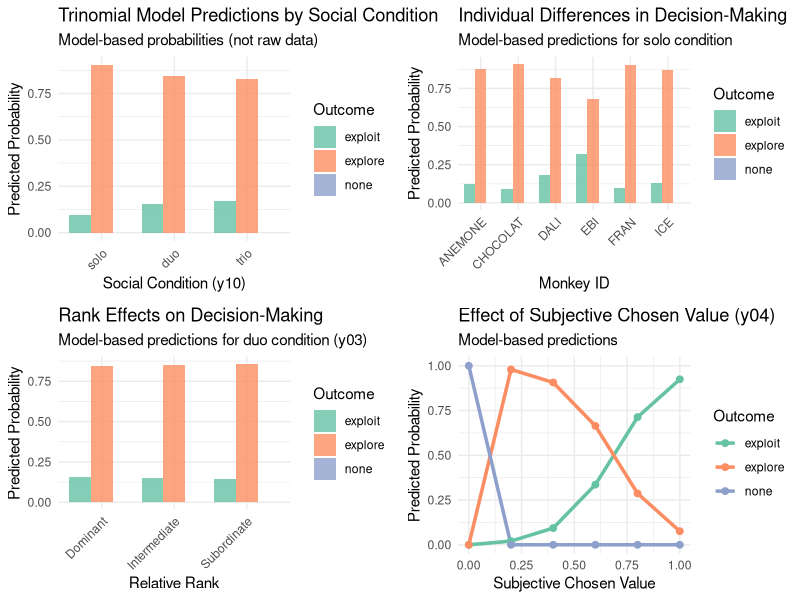

Write R code to recreate this figure.
# CORRECT TRINOMIAL MODEL FOR PRIMATE DECISION-MAKING
# Using user's exact variable specifications with nnet package

# Load required libraries
library(nnet)
library(dplyr)
library(ggplot2)
library(tidyr)
library(broom)
library(gridExtra)

# Read the data
data <- read.csv("Explore Exploit Dataset.csv", stringsAsFactors = FALSE)

# Clean and prepare the data according to user specifications
data_clean <- data %>%
  # Remove rows with missing essential data
  filter(!is.na(OUTCOME) & !is.na(monkey) & !is.na(CONDITION)) %>%
  
  # Create the correct variable assignments as specified by user:
  mutate(
    # y10 = CONDITION (column 5) - social context
    y10 = factor(CONDITION, levels = c("solo", "duo", "trio")),
    
    # y02 = PAIRED_WITH (column 6) - partner information  
    y02 = PAIRED_WITH,
    
    # y03 = RELATIVE_RANK (column 7) - relative rank within context
    y03 = as.numeric(RELATIVE_RANK),
    
    # y04 = SUBJECTIVE_CHOSEN_VALUE (column 11) - subjective value of chosen option
    y04 = as.numeric(SUBJECTIVE_CHOSEN_VALUE),
    
    # y05 = subjective_exploit (column 12) - visible exploit value
    y05 = as.numeric(subjective_exploit),
    
    # y06 = expected_explore (column 17) - expectation for explore value
    y06 = as.numeric(expected_explore),
    
    # Outcome variable - ternary (explore/exploit/none)
    outcome_ternary = case_when(
      grepl("explore", OUTCOME, ignore.case = TRUE) ~ "explore",
      grepl("exploit", OUTCOME, ignore.case = TRUE) ~ "exploit",
      OUTCOME %in% c("none", "NONE", "stop") ~ "none",
      TRUE ~ "other"
    ),
    
    # Grouping factors
    monkey_id = factor(monkey),
    block_id = factor(BLOCK_No),
    trial_num = as.numeric(TRIAL_NUM)
  ) %>%
  
  # Remove rows where outcome couldn't be classified
  filter(outcome_ternary != "other") %>%
  
  # Ensure factors are properly set
  mutate(
    outcome_ternary = factor(outcome_ternary, levels = c("exploit", "explore", "none")),
    monkey_id = factor(monkey_id),
    y10 = factor(y10, levels = c("solo", "duo", "trio"))
  )

# Check the data structure
cat("=== DATA SUMMARY ===\n")
cat("Total observations:", nrow(data_clean), "\n")
cat("Outcome distribution:\n")
print(table(data_clean$outcome_ternary))
cat("\nMonkey distribution:\n")
print(table(data_clean$monkey_id))
cat("\nCondition distribution:\n")
print(table(data_clean$y10))

# Check for missing values in key variables
missing_check <- data_clean %>%
  summarise(
    y03_missing = sum(is.na(y03)),
    y04_missing = sum(is.na(y04)),
    y05_missing = sum(is.na(y05)),
    y06_missing = sum(is.na(y06))
  )
cat("\nMissing values check:\n")
print(missing_check)

# Remove rows with missing predictor values
data_final <- data_clean %>%
  filter(!is.na(y03) & !is.na(y04) & !is.na(y05) & !is.na(y06))

cat("\nFinal dataset size:", nrow(data_final), "\n")

# Print variable descriptions
cat("\n=== VARIABLE DEFINITIONS ===\n")
cat("y10 = CONDITION (social context: solo/duo/trio)\n")
cat("y02 = PAIRED_WITH (partner information)\n") 
cat("y03 = RELATIVE_RANK (rank within social context: 1=dominant, 2=middle, 3=subordinate)\n")
cat("y04 = SUBJECTIVE_CHOSEN_VALUE (subjective value of the choice made)\n")
cat("y05 = subjective_exploit (visible value of exploit option)\n")
cat("y06 = expected_explore (running expectation for explore value)\n")
cat("Outcome = ternary choice (exploit/explore/none)\n")

# TRINOMIAL LOGISTIC REGRESSION MODEL
cat("\n=== FITTING TRINOMIAL MODEL ===\n")

# Fit the multinomial model with exploit as reference category
model_trinomial <- multinom(
  outcome_ternary ~ y10 + y03 + y04 + y05 + y06 + monkey_id,
  data = data_final,
  trace = FALSE
)

# Model summary
cat("\nModel Summary:\n")
print(summary(model_trinomial))

# Calculate z-values and p-values
z_values <- summary(model_trinomial)$coefficients / summary(model_trinomial)$standard.errors
p_values <- (1 - pnorm(abs(z_values))) * 2

cat("\nZ-values:\n")
print(z_values)
cat("\nP-values:\n")
print(p_values)

# Calculate AIC
cat("\nModel AIC:", AIC(model_trinomial), "\n")

# GENERATE PREDICTIONS FOR VISUALIZATION
# Create prediction dataset for social conditions
pred_data <- expand.grid(
  y10 = factor(c("solo", "duo", "trio"), levels = c("solo", "duo", "trio")),
  y03 = mean(data_final$y03, na.rm = TRUE),
  y04 = mean(data_final$y04, na.rm = TRUE),
  y05 = mean(data_final$y05, na.rm = TRUE), 
  y06 = mean(data_final$y06, na.rm = TRUE),
  monkey_id = factor("FRAN", levels = levels(data_final$monkey_id))
)

# Generate predictions
predictions <- predict(model_trinomial, newdata = pred_data, type = "probs")
pred_df <- data.frame(
  condition = pred_data$y10,
  exploit = predictions[, "exploit"],
  explore = predictions[, "explore"],
  none = predictions[, "none"]
)

# Reshape for plotting
pred_long <- pred_df %>%
  pivot_longer(cols = c(exploit, explore, none), 
               names_to = "outcome", values_to = "probability")

# Plot 1: Social condition effects
p1 <- ggplot(pred_long, aes(x = condition, y = probability, fill = outcome)) +
  geom_col(position = "dodge", alpha = 0.8) +
  labs(
    title = "Trinomial Model Predictions by Social Condition",
    subtitle = "Model-based probabilities (not raw data)",
    x = "Social Condition (y10)", 
    y = "Predicted Probability",
    fill = "Outcome"
  ) +
  theme_minimal() +
  scale_fill_brewer(type = "qual", palette = "Set2") +
  theme(axis.text.x = element_text(angle = 45, hjust = 1))

# Predictions by monkey
pred_monkey <- expand.grid(
  y10 = factor("solo", levels = c("solo", "duo", "trio")),
  y03 = mean(data_final$y03, na.rm = TRUE),
  y04 = mean(data_final$y04, na.rm = TRUE),
  y05 = mean(data_final$y05, na.rm = TRUE),
  y06 = mean(data_final$y06, na.rm = TRUE),
  monkey_id = levels(data_final$monkey_id)
)

pred_monkey_probs <- predict(model_trinomial, newdata = pred_monkey, type = "probs")
pred_monkey_df <- data.frame(
  monkey = pred_monkey$monkey_id,
  exploit = pred_monkey_probs[, "exploit"],
  explore = pred_monkey_probs[, "explore"], 
  none = pred_monkey_probs[, "none"]
)

pred_monkey_long <- pred_monkey_df %>%
  pivot_longer(cols = c(exploit, explore, none),
               names_to = "outcome", values_to = "probability")

# Plot 2: Individual differences
p2 <- ggplot(pred_monkey_long, aes(x = monkey, y = probability, fill = outcome)) +
  geom_col(position = "dodge", alpha = 0.8) +
  labs(
    title = "Individual Differences in Decision-Making",
    subtitle = "Model-based predictions for solo condition",
    x = "Monkey ID",
    y = "Predicted Probability", 
    fill = "Outcome"
  ) +
  theme_minimal() +
  scale_fill_brewer(type = "qual", palette = "Set2") +
  theme(axis.text.x = element_text(angle = 45, hjust = 1))

# Predictions by rank
pred_rank <- expand.grid(
  y10 = factor("duo", levels = c("solo", "duo", "trio")),
  y03 = c(1, 2, 3),  # Dominant, intermediate, subordinate
  y04 = mean(data_final$y04, na.rm = TRUE),
  y05 = mean(data_final$y05, na.rm = TRUE),
  y06 = mean(data_final$y06, na.rm = TRUE),
  monkey_id = factor("FRAN", levels = levels(data_final$monkey_id))
)

pred_rank_probs <- predict(model_trinomial, newdata = pred_rank, type = "probs")
pred_rank_df <- data.frame(
  rank = factor(c("Dominant", "Intermediate", "Subordinate"), 
                levels = c("Dominant", "Intermediate", "Subordinate")),
  exploit = pred_rank_probs[, "exploit"],
  explore = pred_rank_probs[, "explore"],
  none = pred_rank_probs[, "none"]
)

pred_rank_long <- pred_rank_df %>%
  pivot_longer(cols = c(exploit, explore, none),
               names_to = "outcome", values_to = "probability")

# Plot 3: Rank effects
p3 <- ggplot(pred_rank_long, aes(x = rank, y = probability, fill = outcome)) +
  geom_col(position = "dodge", alpha = 0.8) +
  labs(
    title = "Rank Effects on Decision-Making",
    subtitle = "Model-based predictions for duo condition (y03)",
    x = "Relative Rank",
    y = "Predicted Probability",
    fill = "Outcome"
  ) +
  theme_minimal() +
  scale_fill_brewer(type = "qual", palette = "Set2") +
  theme(axis.text.x = element_text(angle = 45, hjust = 1))

# Predictions by subjective values
value_range <- seq(0, 1, by = 0.2)
pred_values <- expand.grid(
  y10 = factor("solo", levels = c("solo", "duo", "trio")),
  y03 = mean(data_final$y03, na.rm = TRUE),
  y04 = value_range,  # Vary subjective chosen value
  y05 = mean(data_final$y05, na.rm = TRUE),
  y06 = mean(data_final$y06, na.rm = TRUE),
  monkey_id = factor("FRAN", levels = levels(data_final$monkey_id))
)

pred_values_probs <- predict(model_trinomial, newdata = pred_values, type = "probs")
pred_values_df <- data.frame(
  subjective_value = pred_values$y04,
  exploit = pred_values_probs[, "exploit"],
  explore = pred_values_probs[, "explore"],
  none = pred_values_probs[, "none"]
)

pred_values_long <- pred_values_df %>%
  pivot_longer(cols = c(exploit, explore, none),
               names_to = "outcome", values_to = "probability")

# Plot 4: Subjective value effects
p4 <- ggplot(pred_values_long, aes(x = subjective_value, y = probability, color = outcome)) +
  geom_line(size = 1.2) +
  geom_point(size = 2) +
  labs(
    title = "Effect of Subjective Chosen Value (y04)",
    subtitle = "Model-based predictions",
    x = "Subjective Chosen Value",
    y = "Predicted Probability",
    color = "Outcome"
  ) +
  theme_minimal() +
  scale_color_brewer(type = "qual", palette = "Set2")

# Combine plots
combined_plot <- grid.arrange(p1, p2, p3, p4, ncol = 2)

# Print coefficient interpretation
cat("\n=== MODEL INTERPRETATION ===\n")
cat("Reference category: exploit\n")
cat("Coefficients represent log-odds ratios relative to exploit\n\n")

coefs <- summary(model_trinomial)$coefficients
cat("EXPLORE vs EXPLOIT:\n")
for(i in 1:ncol(coefs)) {
  if(colnames(coefs)[i] != "(Intercept)") {
    cat(sprintf("%s: %.3f (log-odds ratio)\n", colnames(coefs)[i], coefs["explore", i]))
  }
}

cat("\nNONE vs EXPLOIT:\n")
for(i in 1:ncol(coefs)) {
  if(colnames(coefs)[i] != "(Intercept)") {
    cat(sprintf("%s: %.3f (log-odds ratio)\n", colnames(coefs)[i], coefs["none", i]))
  }
}

# Calculate and display odds ratios
cat("\n=== ODDS RATIOS ===\n")
cat("EXPLORE vs EXPLOIT (odds ratios):\n")
explore_ors <- exp(coefs["explore", ])
for(i in 1:length(explore_ors)) {
  if(names(explore_ors)[i] != "(Intercept)") {
    cat(sprintf("%s: %.3f\n", names(explore_ors)[i], explore_ors[i]))
  }
}

cat("\nNONE vs EXPLOIT (odds ratios):\n") 
none_ors <- exp(coefs["none", ])
for(i in 1:length(none_ors)) {
  if(names(none_ors)[i] != "(Intercept)") {
    cat(sprintf("%s: %.3f\n", names(none_ors)[i], none_ors[i]))
  }
}

# Print model equations
cat("\n=== TRINOMIAL LOGISTIC MODEL EQUATIONS ===\n")
cat("Level 1: Y_ij ~ Multinomial(1, π_ij)\n")
cat("where π_ij = (π_exploit, π_explore, π_none)\n\n")

cat("Level 2 (Logit Links):\n")
cat("log(π_explore/π_exploit) = α₁ + β₁*y10 + β₂*y03 + β₃*y04 + β₄*y05 + β₅*y06 + Σγₖ*monkeyₖ\n")
cat("log(π_none/π_exploit) = α₂ + δ₁*y10 + δ₂*y03 + δ₃*y04 + δ₄*y05 + δ₅*y06 + Σηₖ*monkeyₖ\n\n")

cat("where:\n")
cat("y10 = CONDITION (social context: solo/duo/trio)\n")
cat("y02 = PAIRED_WITH (partner information)\n")
cat("y03 = RELATIVE_RANK (relative rank: 1=dominant, 2=intermediate, 3=subordinate)\n")
cat("y04 = SUBJECTIVE_CHOSEN_VALUE (subjective value of chosen option)\n")
cat("y05 = subjective_exploit (visible exploit option value)\n")
cat("y06 = expected_explore (expectation for explore value)\n")
cat("monkeyₖ = individual monkey fixed effects\n")

# Save results
write.csv(pred_df, "trinomial_predictions_by_condition.csv", row.names = FALSE)
write.csv(pred_monkey_df, "trinomial_predictions_by_monkey.csv", row.names = FALSE)
write.csv(pred_rank_df, "trinomial_predictions_by_rank.csv", row.names = FALSE)

# Save model
saveRDS(model_trinomial, "trinomial_model.rds")

cat("\nAnalysis complete! Results saved.\n") 
